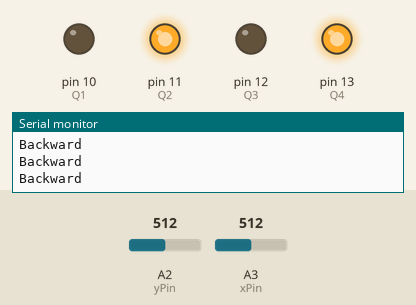
Simulated run of this sketch. Board: Arduino Uno, built with avr-gcc and run on an emulated ATmega328P. On the bench: output pins drawn as LEDs (lit = HIGH), the last lines printed to the serial monitor. The inputs (shaded band) are chosen by the test bench; at power-on: A3 (xPin) = 512, A2 (yPin) = 512.

Above: at 1.2 s.
1.3 s: A3 (xPin) set to 403
2.8 s: A3 (xPin) set to 374
At 3.1 s:
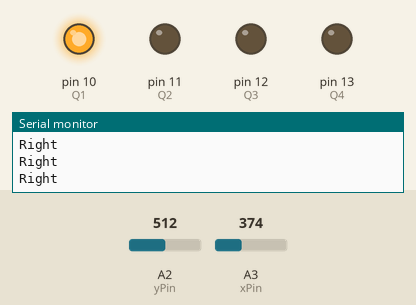
4.3 s: A2 (yPin) set to 404
5.8 s: A2 (yPin) set to 380
At 7.0 s:
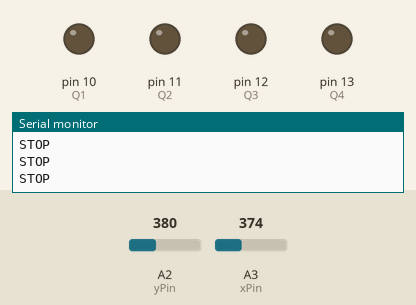
7.3 s: A3 (xPin) set to 341
8.8 s: A3 (xPin) set to 315
At 9.6 s:
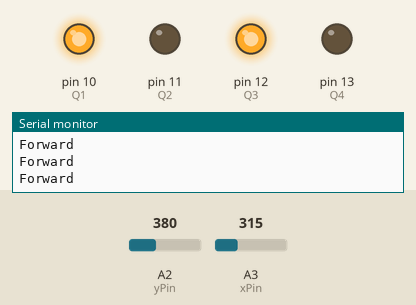
Timing chart, 0 to 11.3 s (numbered marks = the images above; inputs shaded):
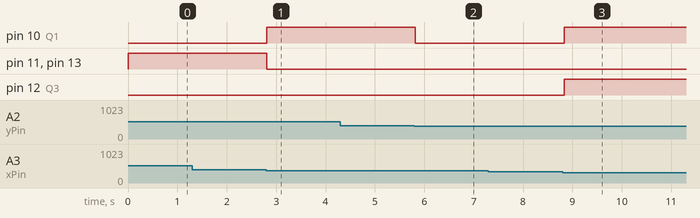

Measured:
- the behaviour switches between 391 and 390 on A3 (xPin) (found by bisection; images 0 and 1)
- the behaviour switches between 391 and 390 on A2 (yPin) (found by bisection; images 1 and 2)
- the behaviour switches between 330 and 329 on A3 (xPin) (found by bisection; images 2 and 3)
- after the input at 2.8 s, pin 10 (Q1): LOW → HIGH at once; pin 11 (Q2), pin 13 (Q4): HIGH → LOW at once
- after the input at 5.8 s, pin 10 (Q1): HIGH → LOW at once
- after the input at 8.8 s, pin 10 (Q1), pin 12 (Q3): LOW → HIGH at once

The sketch:

gesturecontrolledcar.ino
```cpp
int xPin=A3; //X axis input
int yPin=A2; //Y axis input
int Q1=10,Q2=11,Q3=12,Q4=13; //Output pins to be connected to 10, 11, 12, 13 of Decoder IC
long x; //Variabe for storing X coordinates
long y; //Variabe for storing Y coordinates
void setup()
{
  Serial.begin(9600);
  pinMode(Q1,OUTPUT);
  pinMode(Q2,OUTPUT);
  pinMode(Q3,OUTPUT);
  pinMode(Q4,OUTPUT);
}
void loop()
{
  x = analogRead(xPin); //Reads X coordinates
  y = analogRead(yPin); //Reads Y coordinates
    if(x<330)      // Change the value for adjusting sensitivity
      forward();
    else if(x>390) // Change the value for adjusting sensitivity
      backward();
    else if(y>390) // Change the value for adjusting sensitivity
      right();
    else if(y<330) // Change the value for adjusting sensitivity
      left();
    else
      stop_();
    delay(100);
}
void stop_()
{
  Serial.println("");
  Serial.println("STOP");
  digitalWrite(Q1,LOW);
  digitalWrite(Q2,LOW);
  digitalWrite(Q3,LOW);
  digitalWrite(Q4,LOW);
}
void forward()
{
  Serial.println("");
  Serial.println("Forward");
  digitalWrite(Q1,HIGH);
  digitalWrite(Q2,LOW);
  digitalWrite(Q3,HIGH);
  digitalWrite(Q4,LOW);
}
void backward()
{
  Serial.println("");
  Serial.println("Backward");
  digitalWrite(Q1,LOW);
  digitalWrite(Q2,HIGH);
  digitalWrite(Q3,LOW);
  digitalWrite(Q4,HIGH);
}
void left()
{
  Serial.println("");
  Serial.println("Left");
  digitalWrite(Q1,LOW);
  digitalWrite(Q2,LOW);
  digitalWrite(Q3,HIGH);
  digitalWrite(Q4,LOW);
}
void right()
{
  Serial.println("");
  Serial.println("Right");
  digitalWrite(Q1,HIGH);
  digitalWrite(Q2,LOW);
  digitalWrite(Q3,LOW);
  digitalWrite(Q4,LOW);
}
```
